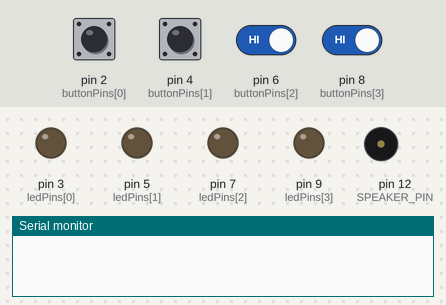
Recording of a sketch running on a simulated Arduino Uno, built with avr-gcc and run on an emulated ATmega328P. On the bench: output pins drawn as LEDs (lit = HIGH), buzzer (waves = sounding), the last lines printed to the serial monitor. Dashed ring = blinking. Inputs (shaded band) come from the test bench; at power-on: pin 2 (buttonPins[0]), pin 4 (buttonPins[1]), pin 6 (buttonPins[2]), pin 8 (buttonPins[3]) HIGH. Random numbers use the default seed unless the sketch sets one.

Above: at 1.2 s.
1.3 s: pin 4 (buttonPins[1]) pulled LOW for 0.15 s
At 3.1 s:
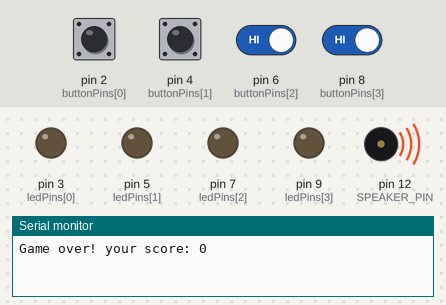
At 3.83 s:
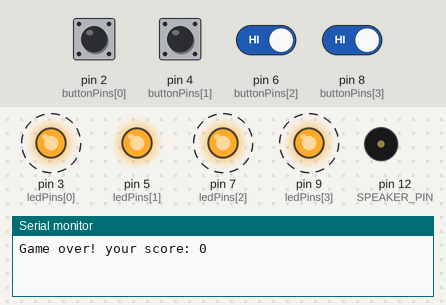
4.4 s: pin 6 (buttonPins[2]) driven LOW and pin 8 (buttonPins[3]) driven LOW
At 6.5 s:
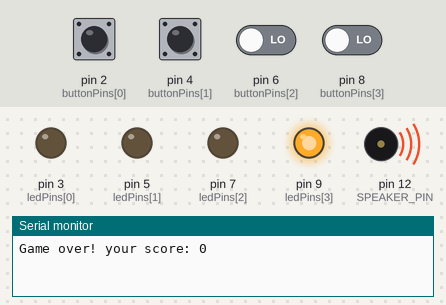
Timing chart, 0 to 13.4 s (numbered marks = the images above; inputs shaded):
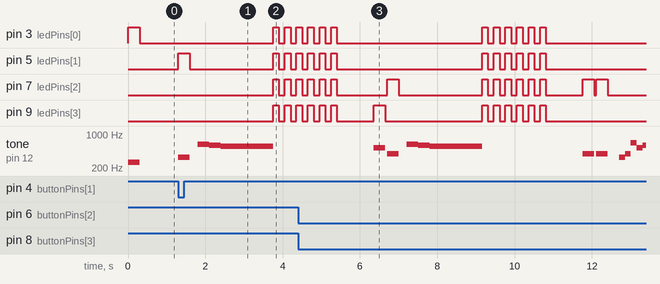

The sketch:

memory_game.ino
```cpp
#define NOTE_C4  262
#define NOTE_E4  330
#define NOTE_G4  392
#define NOTE_C5  523
#define NOTE_CS5 554
#define NOTE_D5  587
#define NOTE_DS5 622
#define NOTE_E5  659
#define NOTE_G5  784

/* Constants - define pin numbers for buttons,
   LEDs and speaker, and also the game tones: */
const byte buttonPins[] = {2, 4, 6, 8};
const byte ledPins[] = {3, 5, 7, 9};
#define SPEAKER_PIN 12

#define MAX_GAME_LENGTH 100

const int gameTones[] = { NOTE_C4, NOTE_E4, NOTE_G4, NOTE_C5};

/* Global variables - store the game state */
byte gameSequence[MAX_GAME_LENGTH] = {0};
byte gameIndex = 0;

/**
   Set up the Arduino board and initialize Serial communication
*/
void setup() {
  Serial.begin(9600);
  for (byte i = 0; i < 4; i++) {
    pinMode(ledPins[i], OUTPUT);
    pinMode(buttonPins[i], INPUT_PULLUP);
  }
  pinMode(SPEAKER_PIN, OUTPUT);
  // The following line primes the random number generator.
  // It assumes pin A0 is floating (disconnected):
  randomSeed(analogRead(A0));
}

/**
   Lights the given LED and plays a suitable tone
*/
void lightLedAndPlayTone(byte ledIndex) {
  digitalWrite(ledPins[ledIndex], HIGH);
  tone(SPEAKER_PIN, gameTones[ledIndex]);
  delay(300);
  digitalWrite(ledPins[ledIndex], LOW);
  noTone(SPEAKER_PIN);
}

/**
   Plays the current sequence of notes that the user has to repeat
*/
void playSequence() {
  for (int i = 0; i < gameIndex; i++) {
    byte currentLed = gameSequence[i];
    lightLedAndPlayTone(currentLed);
    delay(50);
  }
}

/**
    Waits until the user pressed one of the buttons,
    and returns the index of that button
*/
byte readButtons() {
  while (true) {
    for (byte i = 0; i < 4; i++) {
      byte buttonPin = buttonPins[i];
      if (digitalRead(buttonPin) == LOW) {
        return i;
      }
    }
    delay(1);
  }
}

/**
  Play the game over sequence, and report the game score
*/
void gameOver() {
  Serial.print("Game over! your score: ");
  Serial.println(gameIndex - 1);
  gameIndex = 0;
  delay(200);

  // Play a Wah-Wah-Wah-Wah sound
  tone(SPEAKER_PIN, NOTE_DS5);
  delay(300);
  tone(SPEAKER_PIN, NOTE_D5);
  delay(300);
  tone(SPEAKER_PIN, NOTE_CS5);
  delay(300);
  for (byte i = 0; i < 10; i++) {
    for (int pitch = -10; pitch <= 10; pitch++) {
      tone(SPEAKER_PIN, NOTE_C5 + pitch);
      delay(5);
    }
  }
  noTone(SPEAKER_PIN);
  // Flash all 4 LEDs together
  for (int flash = 0; flash < 6; flash++) {
    for (int i = 0; i < 4; i++) digitalWrite(ledPins[i], HIGH);
    delay(150);
    for (int i = 0; i < 4; i++) digitalWrite(ledPins[i], LOW);
    delay(150);
  }
  delay(500);

}

/**
   Get the user's input and compare it with the expected sequence.
*/
bool checkUserSequence() {
  for (int i = 0; i < gameIndex; i++) {
    byte expectedButton = gameSequence[i];
    byte actualButton = readButtons();
    lightLedAndPlayTone(actualButton);
    if (expectedButton != actualButton) {
      return false;
    }
  }

  return true;
}

/**
   Plays a hooray sound whenever the user finishes a level
*/
void playLevelUpSound() {
  tone(SPEAKER_PIN, NOTE_E4);
  delay(150);
  tone(SPEAKER_PIN, NOTE_G4);
  delay(150);
  tone(SPEAKER_PIN, NOTE_E5);
  delay(150);
  tone(SPEAKER_PIN, NOTE_C5);
  delay(150);
  tone(SPEAKER_PIN, NOTE_D5);
  delay(150);
  tone(SPEAKER_PIN, NOTE_G5);
  delay(150);
  noTone(SPEAKER_PIN);
}

/**
   The main game loop
*/
void loop() {
  // Add a random color to the end of the sequence
  gameSequence[gameIndex] = random(0, 4);
  gameIndex++;
  if (gameIndex >= MAX_GAME_LENGTH) {
    gameIndex = MAX_GAME_LENGTH - 1;
  }

  playSequence();
  if (!checkUserSequence()) {
    gameOver();
  }

  delay(300);

  if (gameIndex > 0) {
    playLevelUpSound();
    delay(300);
  }
}
```

Measured:
- after the input at 1.3 s, pin 3 (ledPins[0]): alternates HIGH for 0.15 s and LOW for 0.15 s, starting after 2.5 s; pin 5 (ledPins[1]): goes HIGH 0.30 s, LOW 2.2 s, HIGH 0.15 s, LOW 0.15 s, HIGH 0.15 s, LOW 0.15 s, then HIGH, starting at once
